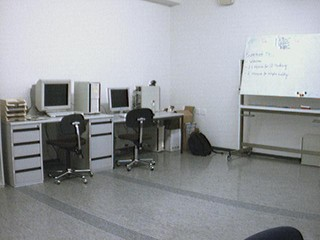
#> input picture RedChair/advbgst1_21_0004.jpg, 320 x 240 px; its folder holds 4 pictures in this run
$ python proj1.py
#> lines starting #> are read from the running program, lines starting #| are printed output that depends on the picture
# Detecting motion in a series of images.
import cv2
import numpy as np
import os
from matplotlib import pyplot as plt
import scipy.signal as sp


# Get images from the folder
def getImagesFromDir(dir: str, ext: str = ".jpg"):
#> called with dir = 'RedChair', ext = '.jpg'
    original = []
    gray = []
    for file in sorted(os.listdir(dir)):
        if not file.endswith(ext):
            continue
        print(f"Processing {file}", end="\r")
        image = cv2.imread(f"{dir}/{file}")
#> image is the input picture: shape (240, 320, 3); mean B, G, R 157.8, 154.6, 151.5
        grayImage = cv2.imread(f"{dir}/{file}", 0)
#> grayImage: shape (240, 320); min 0, max 255, mean 154
        original.append(image)
        gray.append(grayImage)
    return original, gray


# Convolve the image with a 1D kernel
def convolve1D(image, kernel):
    return sp.convolve2d(image, kernel, mode="same", boundary="fill", fillvalue=0)


DIR = "RedChair"
# DIR = "Office"
images, grays = getImagesFromDir(DIR)

filter1D = np.array([[-0.5, 0, 0.5]])
filter2D_3 = np.ones((3, 3)) / 9

final = []
for ig in range(len(grays) - 1):
    # Get the difference between the current image and the next image
    diff = np.abs(grays[ig + 1] - grays[ig])

    # Convolve the image with a 1D kernel
    diff = convolve1D(diff, filter1D)

    # Create a 1D derivative of a Gaussian kernel with sigma = 1
    # kernel = np.random.normal(0, 1, (3,3))

    # Convolve the image with a 2D kernel
    # diff = convolve1D(diff, kernel)

    # Threshold the image
    _, diff = cv2.threshold(diff, 50, 255, cv2.THRESH_BINARY)

    og = images[ig].copy()
    og[diff == 255] = [0, 0, 255]

    final.append(og)
#> this loop made 3 passes
#> pass 1, `diff = np.abs(grays[ig + 1] - grays[ig])`:
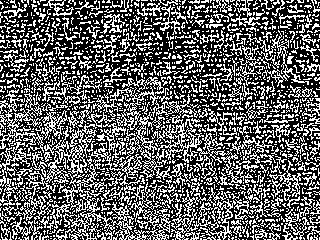
#> diff: shape (240, 320); min 0, max 255, mean 98.1
#> pass 1, `diff = convolve1D(diff, filter1D)`:
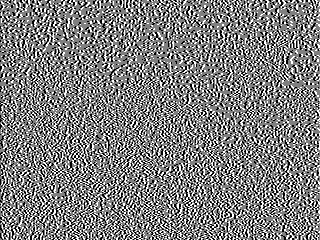
#> diff: shape (240, 320) float64; min -127.5, max 127.5, mean 0; drawn with min black and max white
#> pass 1, `_, diff = cv2.threshold(diff, 50, 255, cv2.THRESH_BINARY)`:
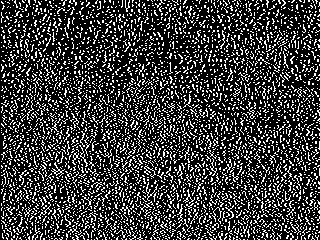
#> diff: shape (240, 320) float64; 23.5% white in thin lines or dots
#> pass 2, `diff = np.abs(grays[ig + 1] - grays[ig])`:
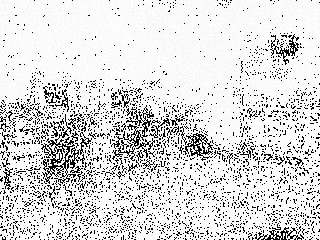
#> diff: shape (240, 320); min 0, max 255, mean 217.3
#> after the loop:
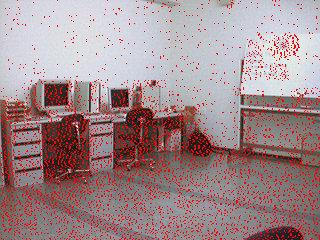
#> og: shape (240, 320, 3); mean B, G, R 141, 138.3, 163.7

# Save final images as video file
height, width, layers = final[0].shape
#> height = 240; width = 320; layers = 3
video = cv2.VideoWriter(
    f"2D_3_woGauss.mp4", cv2.VideoWriter_fourcc(*"mp4v"), 5, (width, height)
)

for image in final:
    video.write(np.uint8(image))

video.release()

# [4 lines of commented-out code are left out]
